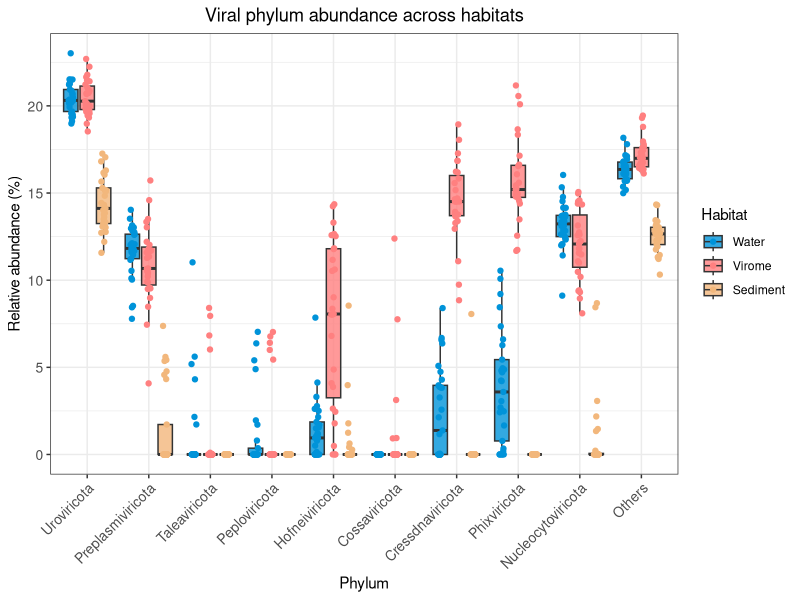
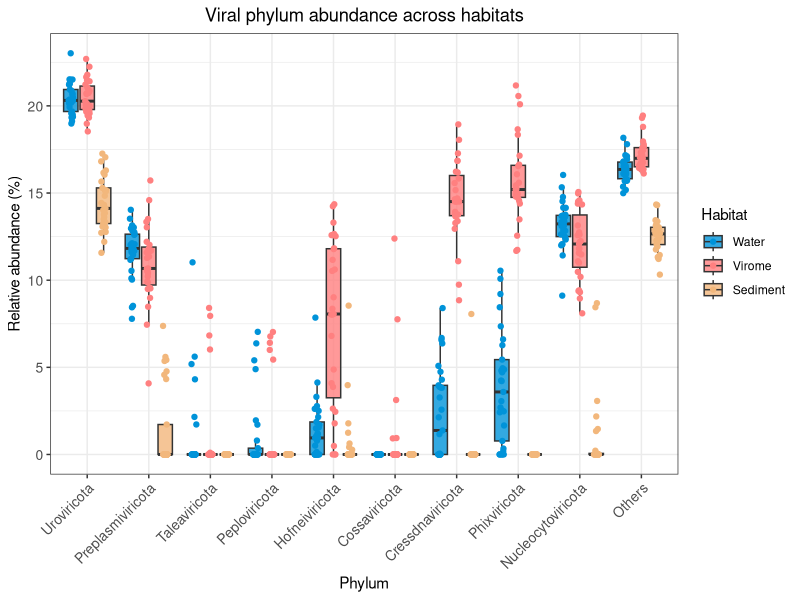

These charts were generated, in order, by the following R code:
# ==============================================
# Boxplot of viral phylum relative abundances across three habitats (Water, Virome, Sediment)
# The script reads abundance data, converts from wide to long format,
# sets factor orders, defines colors, and generates a publication‑ready boxplot with all data points
# ==============================================

# Load required libraries
library(readxl)   # For reading Excel files
library(tidyr)    # For data reshaping (pivot_longer)
library(dplyr)    # For data manipulation
library(ggplot2)  # For visualization

# 1. Read the abundance data (rows = samples, columns = viral phyla)
data <- read_excel("vOTU_Phylum.xlsx", sheet = "Sheet1")

# 2. Reshape data from wide to long format
# Each row becomes a combination of Sample, Group, Phylum, and its abundance
data_long <- data %>%
  pivot_longer(
    cols = -c(Group, SamplenName),   # Keep Group and SamplenName as identifiers
    names_to = "Phylum",             # New column for viral phylum names
    values_to = "Abundance"          # New column for abundance values
  )

# 3. Set the order of Phylum for plotting (horizontal axis)
phylum_order <- c(
  "Uroviricota", "Preplasmiviricota", "Taleaviricota",
  "Peploviricota", "Hofneiviricota", "Cossaviricota",
  "Cressdnaviricota", "Phixviricota", "Nucleocytoviricota",
  "Others"
)
data_long$Phylum <- factor(data_long$Phylum, levels = phylum_order)

# 4. Set the order of Group (legend order and boxplot grouping)
group_order <- c("Water", "Virome", "Sediment")
data_long$Group <- factor(data_long$Group, levels = group_order)

# 5. Define custom colors for each habitat (adjustable)
my_colors <- c(
  "Water" = "#0093d9",    # Blue
  "Virome" = "#ff8080",   # Red/pink
  "Sediment" = "#f2b77c"  # Orange/brown
)

# 6. Create the boxplot with all individual points overlaid
p <- ggplot(data_long, aes(x = Phylum, y = Abundance, fill = Group)) +
  
  # Boxplot layer (without outlier points, as we will show all points individually)
  geom_boxplot(
    position = position_dodge(0.8),  # Dodge to avoid overlap between groups
    width = 0.7,                     # Box width
    outlier.shape = NA,              # Hide outliers (use geom_point for all points)
    alpha = 0.8                      # Slight transparency
  ) +
  
  # Add all individual data points (jittered to avoid overplotting)
  geom_point(
    position = position_jitterdodge(
      jitter.width = 0.2,            # Horizontal jitter amount
      dodge.width = 0.8,             # Dodge width matching the boxplot
      seed = 123                     # Fixed random seed for reproducible jitter
    ),
    size = 1.5,                      # Point size
    alpha = 1,                       # Fully opaque
    aes(color = Group)               # Color points by Group (matching box fill)
  ) +
  
  # Apply custom color scales for both fill and color aesthetics
  scale_fill_manual(values = my_colors) +
  scale_color_manual(values = my_colors) +
  
  # Labels and titles
  labs(
    title = "Viral phylum abundance across habitats",
    x = "Phylum",
    y = "Relative abundance (%)",
    fill = "Habitat",
    color = "Habitat"
  ) +
  
  # Minimal theme with white background
  theme_bw() +
  theme(
    axis.text.x = element_text(angle = 45, hjust = 1, size = 10),  # Rotate x-axis labels for readability
    axis.text.y = element_text(size = 10),
    legend.position = "right",
    plot.title = element_text(hjust = 0.5)                         # Center the title
  )

# Display the plot
print(p)

# Save the plot to a PDF file (adjustable dimensions)
ggsave("Boxplot_Viral_Phylum_with_points.pdf", plot = p, width = 12, height = 5)
